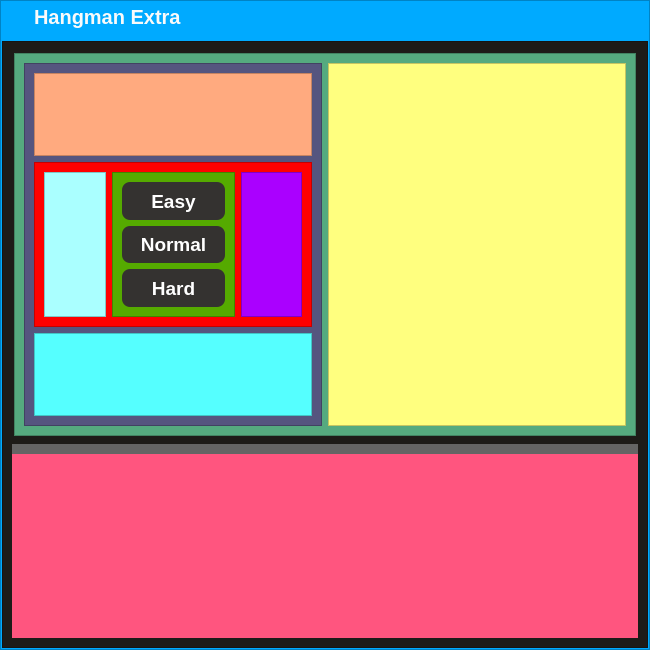
<?xml version="1.0" encoding="UTF-8"?>
<ui version="4.0">
 <class>Form</class>
 <widget class="QWidget" name="Form">
  <property name="geometry">
   <rect>
    <x>0</x>
    <y>0</y>
    <width>650</width>
    <height>650</height>
   </rect>
  </property>
  <property name="minimumSize">
   <size>
    <width>600</width>
    <height>650</height>
   </size>
  </property>
  <property name="windowTitle">
   <string>Form</string>
  </property>
  <layout class="QVBoxLayout" name="verticalLayout_6">
   <property name="spacing">
    <number>0</number>
   </property>
   <property name="leftMargin">
    <number>0</number>
   </property>
   <property name="topMargin">
    <number>0</number>
   </property>
   <property name="rightMargin">
    <number>0</number>
   </property>
   <property name="bottomMargin">
    <number>0</number>
   </property>
   <item>
    <widget class="QFrame" name="gameView">
     <property name="styleSheet">
      <string notr="true">background-color: rgb(0, 170, 255);</string>
     </property>
     <property name="frameShape">
      <enum>QFrame::StyledPanel</enum>
     </property>
     <property name="frameShadow">
      <enum>QFrame::Raised</enum>
     </property>
     <layout class="QVBoxLayout" name="verticalLayout_4">
      <property name="spacing">
       <number>9</number>
      </property>
      <property name="leftMargin">
       <number>1</number>
      </property>
      <property name="topMargin">
       <number>1</number>
      </property>
      <property name="rightMargin">
       <number>1</number>
      </property>
      <property name="bottomMargin">
       <number>1</number>
      </property>
      <item>
       <widget class="QFrame" name="title_bar_frame">
        <property name="maximumSize">
         <size>
          <width>16777215</width>
          <height>30</height>
         </size>
        </property>
        <property name="styleSheet">
         <string notr="true">background-color: transparent;</string>
        </property>
        <property name="frameShape">
         <enum>QFrame::StyledPanel</enum>
        </property>
        <property name="frameShadow">
         <enum>QFrame::Raised</enum>
        </property>
        <layout class="QHBoxLayout" name="horizontalLayout_6">
         <property name="spacing">
          <number>0</number>
         </property>
         <property name="leftMargin">
          <number>0</number>
         </property>
         <property name="topMargin">
          <number>0</number>
         </property>
         <property name="rightMargin">
          <number>0</number>
         </property>
         <property name="bottomMargin">
          <number>0</number>
         </property>
         <item>
          <widget class="QFrame" name="title_bar_container">
           <property name="maximumSize">
            <size>
             <width>16777215</width>
             <height>70</height>
            </size>
           </property>
           <property name="styleSheet">
            <string notr="true">background-color: transparent;</string>
           </property>
           <property name="frameShape">
            <enum>QFrame::StyledPanel</enum>
           </property>
           <property name="frameShadow">
            <enum>QFrame::Raised</enum>
           </property>
           <layout class="QHBoxLayout" name="horizontalLayout_8">
            <property name="spacing">
             <number>0</number>
            </property>
            <property name="leftMargin">
             <number>30</number>
            </property>
            <property name="topMargin">
             <number>0</number>
            </property>
            <property name="rightMargin">
             <number>0</number>
            </property>
            <property name="bottomMargin">
             <number>0</number>
            </property>
            <item>
             <widget class="QLabel" name="title_bar">
              <property name="styleSheet">
               <string notr="true">font: bold 20px;
color: rgb(250, 250, 250);</string>
              </property>
              <property name="text">
               <string>Hangman Extra</string>
              </property>
             </widget>
            </item>
           </layout>
          </widget>
         </item>
         <item>
          <widget class="QFrame" name="tool_box">
           <property name="maximumSize">
            <size>
             <width>150</width>
             <height>150</height>
            </size>
           </property>
           <property name="styleSheet">
            <string notr="true">background-color: transparent;</string>
           </property>
           <property name="frameShape">
            <enum>QFrame::StyledPanel</enum>
           </property>
           <property name="frameShadow">
            <enum>QFrame::Raised</enum>
           </property>
           <layout class="QHBoxLayout" name="horizontalLayout_9">
            <property name="spacing">
             <number>0</number>
            </property>
            <property name="leftMargin">
             <number>0</number>
            </property>
            <property name="topMargin">
             <number>0</number>
            </property>
            <property name="rightMargin">
             <number>0</number>
            </property>
            <property name="bottomMargin">
             <number>0</number>
            </property>
            <item>
             <widget class="QPushButton" name="minimizeButton">
              <property name="styleSheet">
               <string notr="true">QPushButton {
    background-color: transparent;
	color: rgb(255, 255, 255);
	border-radius: 10px;

    font: 35px;
    padding: 6px;
}


QPushButton:hover{
    
	background-color: rgb(170, 170, 255);
}

QPushButton:pressed {
    
	background-color: rgb(85, 85, 255);
	border-color: rgb(180, 180, 180);
}</string>
              </property>
              <property name="text">
               <string/>
              </property>
              <property name="icon">
               <iconset>
                <normaloff>../minimize.png</normaloff>../minimize.png</iconset>
              </property>
             </widget>
            </item>
            <item>
             <widget class="QPushButton" name="restoreButton">
              <property name="styleSheet">
               <string notr="true">QPushButton {
    background-color: transparent;
	color: rgb(255, 255, 255);
	border-radius: 10px;

    font: 35px;
    padding: 6px;
}


QPushButton:hover{
    
	background-color: rgb(170, 255, 127);
}

QPushButton:pressed {
    
	background-color: rgb(0, 170, 127);
	border-color: rgb(180, 180, 180);
}</string>
              </property>
              <property name="text">
               <string/>
              </property>
              <property name="icon">
               <iconset>
                <normaloff>../fullscreen.png</normaloff>../fullscreen.png</iconset>
              </property>
             </widget>
            </item>
            <item>
             <widget class="QPushButton" name="closeButton">
              <property name="styleSheet">
               <string notr="true">QPushButton {
    background-color: transparent;
	color: rgb(255, 255, 255);
	border-radius: 10px;

    font: 35px;
    padding: 6px;
}


QPushButton:hover{
    
	background-color: ;
	background-color: rgb(255, 85, 0);
}

QPushButton:pressed {
    
	background-color: rgb(208, 0, 0);
	border-color: rgb(180, 180, 180);
}</string>
              </property>
              <property name="text">
               <string/>
              </property>
              <property name="icon">
               <iconset>
                <normaloff>../X.png</normaloff>../X.png</iconset>
              </property>
             </widget>
            </item>
           </layout>
          </widget>
         </item>
        </layout>
       </widget>
      </item>
      <item>
       <widget class="QFrame" name="mainContainer">
        <property name="styleSheet">
         <string notr="true">background-color: rgb(29, 27, 24);</string>
        </property>
        <property name="frameShape">
         <enum>QFrame::StyledPanel</enum>
        </property>
        <property name="frameShadow">
         <enum>QFrame::Raised</enum>
        </property>
        <layout class="QVBoxLayout" name="verticalLayout_5">
         <item>
          <widget class="QFrame" name="hangmanViewContainer">
           <property name="sizePolicy">
            <sizepolicy hsizetype="Minimum" vsizetype="Preferred">
             <horstretch>0</horstretch>
             <verstretch>4</verstretch>
            </sizepolicy>
           </property>
           <property name="minimumSize">
            <size>
             <width>250</width>
             <height>0</height>
            </size>
           </property>
           <property name="styleSheet">
            <string notr="true">background-color: transparent;</string>
           </property>
           <property name="frameShape">
            <enum>QFrame::StyledPanel</enum>
           </property>
           <property name="frameShadow">
            <enum>QFrame::Raised</enum>
           </property>
           <layout class="QHBoxLayout" name="horizontalLayout_4">
            <property name="leftMargin">
             <number>0</number>
            </property>
            <property name="topMargin">
             <number>0</number>
            </property>
            <property name="rightMargin">
             <number>0</number>
            </property>
            <property name="bottomMargin">
             <number>0</number>
            </property>
            <item>
             <widget class="QFrame" name="frame_5">
              <property name="sizePolicy">
               <sizepolicy hsizetype="Preferred" vsizetype="Preferred">
                <horstretch>2</horstretch>
                <verstretch>0</verstretch>
               </sizepolicy>
              </property>
              <property name="styleSheet">
               <string notr="true">background-color: transparent;</string>
              </property>
              <property name="frameShape">
               <enum>QFrame::StyledPanel</enum>
              </property>
              <property name="frameShadow">
               <enum>QFrame::Raised</enum>
              </property>
              <layout class="QVBoxLayout" name="verticalLayout_9">
               <property name="spacing">
                <number>0</number>
               </property>
               <property name="leftMargin">
                <number>0</number>
               </property>
               <property name="topMargin">
                <number>0</number>
               </property>
               <property name="rightMargin">
                <number>0</number>
               </property>
               <property name="bottomMargin">
                <number>0</number>
               </property>
               <item>
                <widget class="QFrame" name="frame_3">
                 <property name="sizePolicy">
                  <sizepolicy hsizetype="Preferred" vsizetype="Preferred">
                   <horstretch>0</horstretch>
                   <verstretch>5</verstretch>
                  </sizepolicy>
                 </property>
                 <property name="styleSheet">
                  <string notr="true">background-color: rgb(85, 170, 127);</string>
                 </property>
                 <property name="frameShape">
                  <enum>QFrame::StyledPanel</enum>
                 </property>
                 <property name="frameShadow">
                  <enum>QFrame::Raised</enum>
                 </property>
                 <layout class="QHBoxLayout" name="horizontalLayout_2">
                  <item>
                   <widget class="QFrame" name="frame_4">
                    <property name="styleSheet">
                     <string notr="true">background-color: rgb(85, 85, 127);</string>
                    </property>
                    <property name="frameShape">
                     <enum>QFrame::StyledPanel</enum>
                    </property>
                    <property name="frameShadow">
                     <enum>QFrame::Raised</enum>
                    </property>
                    <layout class="QVBoxLayout" name="verticalLayout_2">
                     <item>
                      <widget class="QFrame" name="frame_6">
                       <property name="sizePolicy">
                        <sizepolicy hsizetype="Preferred" vsizetype="Preferred">
                         <horstretch>0</horstretch>
                         <verstretch>1</verstretch>
                        </sizepolicy>
                       </property>
                       <property name="styleSheet">
                        <string notr="true">background-color: rgb(255, 170, 127);</string>
                       </property>
                       <property name="frameShape">
                        <enum>QFrame::StyledPanel</enum>
                       </property>
                       <property name="frameShadow">
                        <enum>QFrame::Raised</enum>
                       </property>
                      </widget>
                     </item>
                     <item>
                      <widget class="QFrame" name="frame_8">
                       <property name="sizePolicy">
                        <sizepolicy hsizetype="Preferred" vsizetype="Preferred">
                         <horstretch>0</horstretch>
                         <verstretch>2</verstretch>
                        </sizepolicy>
                       </property>
                       <property name="styleSheet">
                        <string notr="true">background-color: rgb(255, 0, 0);</string>
                       </property>
                       <property name="frameShape">
                        <enum>QFrame::StyledPanel</enum>
                       </property>
                       <property name="frameShadow">
                        <enum>QFrame::Raised</enum>
                       </property>
                       <layout class="QHBoxLayout" name="horizontalLayout_3">
                        <item>
                         <widget class="QFrame" name="frame_11">
                          <property name="sizePolicy">
                           <sizepolicy hsizetype="Preferred" vsizetype="Preferred">
                            <horstretch>1</horstretch>
                            <verstretch>0</verstretch>
                           </sizepolicy>
                          </property>
                          <property name="styleSheet">
                           <string notr="true">background-color: rgb(170, 255, 255);</string>
                          </property>
                          <property name="frameShape">
                           <enum>QFrame::StyledPanel</enum>
                          </property>
                          <property name="frameShadow">
                           <enum>QFrame::Raised</enum>
                          </property>
                         </widget>
                        </item>
                        <item>
                         <widget class="QFrame" name="frame_9">
                          <property name="sizePolicy">
                           <sizepolicy hsizetype="Preferred" vsizetype="Preferred">
                            <horstretch>2</horstretch>
                            <verstretch>0</verstretch>
                           </sizepolicy>
                          </property>
                          <property name="styleSheet">
                           <string notr="true">
background-color: rgb(85, 170, 0);</string>
                          </property>
                          <property name="frameShape">
                           <enum>QFrame::StyledPanel</enum>
                          </property>
                          <property name="frameShadow">
                           <enum>QFrame::Raised</enum>
                          </property>
                          <layout class="QVBoxLayout" name="verticalLayout_3">
                           <item>
                            <widget class="QPushButton" name="easyButton">
                             <property name="sizePolicy">
                              <sizepolicy hsizetype="MinimumExpanding" vsizetype="Preferred">
                               <horstretch>20</horstretch>
                               <verstretch>0</verstretch>
                              </sizepolicy>
                             </property>
                             <property name="baseSize">
                              <size>
                               <width>200</width>
                               <height>0</height>
                              </size>
                             </property>
                             <property name="font">
                              <font>
                               <pointsize>14</pointsize>
                               <bold>true</bold>
                              </font>
                             </property>
                             <property name="styleSheet">
                              <string notr="true">QPushButton {
	background-color: rgb(52, 50, 48);
	border-style: solid;
	border-color: rgb(66, 205, 82);
	color: rgb(161, 161, 161);
	border-width: 0px;
	border-radius: 8px;
	color: white;
}

QPushButton:hover {
	border-width: 2px;
	color: rgb(66, 205, 82);
}

QPushButton:pressed {
	background-color: rgb(66, 205, 82);
	color: white;
	border-width: 0px;
}

QPushButton:disabled {
	background-color: transparent;
	color: white;
	border-width: 2px;
	border-color: rgb(66, 205, 82);
}</string>
                             </property>
                             <property name="text">
                              <string>Easy</string>
                             </property>
                            </widget>
                           </item>
                           <item>
                            <widget class="QPushButton" name="normalButton">
                             <property name="sizePolicy">
                              <sizepolicy hsizetype="MinimumExpanding" vsizetype="Preferred">
                               <horstretch>20</horstretch>
                               <verstretch>0</verstretch>
                              </sizepolicy>
                             </property>
                             <property name="baseSize">
                              <size>
                               <width>200</width>
                               <height>0</height>
                              </size>
                             </property>
                             <property name="font">
                              <font>
                               <pointsize>14</pointsize>
                               <bold>true</bold>
                              </font>
                             </property>
                             <property name="styleSheet">
                              <string notr="true">QPushButton {
	background-color: rgb(52, 50, 48);
	border-style: solid;
	border-color: rgb(66, 205, 82);
	color: rgb(161, 161, 161);
	border-width: 0px;
	border-radius: 8px;
	color: white;
}

QPushButton:hover {
	border-width: 2px;
	color: rgb(66, 205, 82);
}

QPushButton:pressed {
	background-color: rgb(66, 205, 82);
	color: white;
	border-width: 0px;
}

QPushButton:disabled {
	background-color: transparent;
	color: white;
	border-width: 2px;
	border-color: rgb(66, 205, 82);
}</string>
                             </property>
                             <property name="text">
                              <string>Normal</string>
                             </property>
                            </widget>
                           </item>
                           <item>
                            <widget class="QPushButton" name="hardButton">
                             <property name="sizePolicy">
                              <sizepolicy hsizetype="MinimumExpanding" vsizetype="Preferred">
                               <horstretch>20</horstretch>
                               <verstretch>0</verstretch>
                              </sizepolicy>
                             </property>
                             <property name="baseSize">
                              <size>
                               <width>200</width>
                               <height>0</height>
                              </size>
                             </property>
                             <property name="font">
                              <font>
                               <pointsize>14</pointsize>
                               <bold>true</bold>
                              </font>
                             </property>
                             <property name="styleSheet">
                              <string notr="true">QPushButton {
	background-color: rgb(52, 50, 48);
	border-style: solid;
	border-color: rgb(66, 205, 82);
	color: rgb(161, 161, 161);
	border-width: 0px;
	border-radius: 8px;
	color: white;
}

QPushButton:hover {
	border-width: 2px;
	color: rgb(66, 205, 82);
}

QPushButton:pressed {
	background-color: rgb(66, 205, 82);
	color: white;
	border-width: 0px;
}

QPushButton:disabled {
	background-color: transparent;
	color: white;
	border-width: 2px;
	border-color: rgb(66, 205, 82);
}</string>
                             </property>
                             <property name="text">
                              <string>Hard</string>
                             </property>
                            </widget>
                           </item>
                          </layout>
                         </widget>
                        </item>
                        <item>
                         <widget class="QFrame" name="frame_10">
                          <property name="sizePolicy">
                           <sizepolicy hsizetype="Preferred" vsizetype="Preferred">
                            <horstretch>1</horstretch>
                            <verstretch>0</verstretch>
                           </sizepolicy>
                          </property>
                          <property name="styleSheet">
                           <string notr="true">background-color: rgb(170, 0, 255);</string>
                          </property>
                          <property name="frameShape">
                           <enum>QFrame::StyledPanel</enum>
                          </property>
                          <property name="frameShadow">
                           <enum>QFrame::Raised</enum>
                          </property>
                         </widget>
                        </item>
                       </layout>
                      </widget>
                     </item>
                     <item>
                      <widget class="QFrame" name="frame_7">
                       <property name="sizePolicy">
                        <sizepolicy hsizetype="Preferred" vsizetype="Preferred">
                         <horstretch>0</horstretch>
                         <verstretch>1</verstretch>
                        </sizepolicy>
                       </property>
                       <property name="styleSheet">
                        <string notr="true">background-color: rgb(85, 255, 255);</string>
                       </property>
                       <property name="frameShape">
                        <enum>QFrame::StyledPanel</enum>
                       </property>
                       <property name="frameShadow">
                        <enum>QFrame::Raised</enum>
                       </property>
                      </widget>
                     </item>
                    </layout>
                   </widget>
                  </item>
                  <item>
                   <widget class="QFrame" name="hangmanView">
                    <property name="sizePolicy">
                     <sizepolicy hsizetype="MinimumExpanding" vsizetype="Preferred">
                      <horstretch>0</horstretch>
                      <verstretch>0</verstretch>
                     </sizepolicy>
                    </property>
                    <property name="styleSheet">
                     <string notr="true">background-color: rgb(255, 255, 127);</string>
                    </property>
                    <property name="frameShape">
                     <enum>QFrame::StyledPanel</enum>
                    </property>
                    <property name="frameShadow">
                     <enum>QFrame::Raised</enum>
                    </property>
                   </widget>
                  </item>
                 </layout>
                </widget>
               </item>
              </layout>
             </widget>
            </item>
           </layout>
          </widget>
         </item>
         <item>
          <widget class="QFrame" name="frame_2">
           <property name="sizePolicy">
            <sizepolicy hsizetype="Preferred" vsizetype="Preferred">
             <horstretch>0</horstretch>
             <verstretch>2</verstretch>
            </sizepolicy>
           </property>
           <property name="styleSheet">
            <string notr="true">background-color: rgb(255, 85, 127);
border-radius: 0px;
border-right: 0px solid black;
border-left: 0px solid black;
border-top: 10px solid black;
border-bottom: 0px solid black;
border-color: rgb(100, 100, 100);</string>
           </property>
           <property name="frameShape">
            <enum>QFrame::StyledPanel</enum>
           </property>
           <property name="frameShadow">
            <enum>QFrame::Raised</enum>
           </property>
          </widget>
         </item>
        </layout>
       </widget>
      </item>
     </layout>
    </widget>
   </item>
  </layout>
 </widget>
 <resources/>
 <connections/>
</ui>
